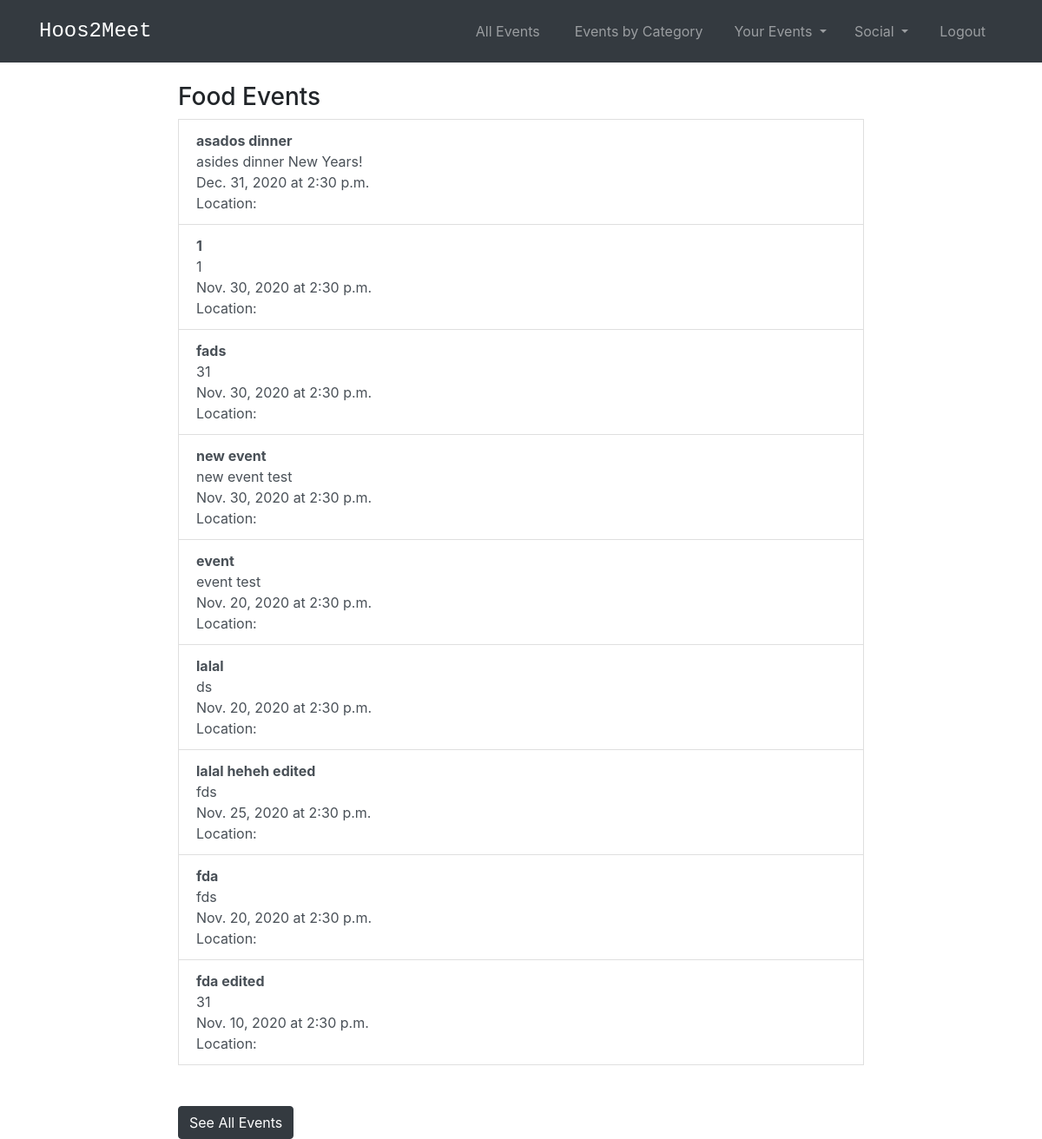
/events/category/Food/ (signed in), run on the app's committed database.
### events/models.py (models this page shows, shortened)
class Event(models.Model):
    title_text = models.CharField("Event Name", max_length=255)
    location_text = models.CharField("Location", max_length=100)
    date = models.DateField(default=datetime.date.today)
    time = models.TimeField(default = '14:30',help_text="Enter in 24 hour format (eg - 2:45 or 16:45)")
    category_text = models.CharField("Category", max_length=255,default = 'Uncategorized')
    description_text = models.CharField("Description", max_length=200)
    organizer = models.ForeignKey(User, default = 1, on_delete=models.CASCADE,related_name='organizer')
    location=PlacesField()
    rsvps = models.ManyToManyField(User, related_name='rsvps') #blank=True )
    """"
    def get_absolute_url(self):
        return reverse('events:detail', kwargs={'pk': self.pk})
    """

### events/views.py (the view)
# urls.py: path('category/<str:cats>/', views.CategoryView, name='category'),
def CategoryView(request, cats):
    category_events = Event.objects.filter(category_text=cats)
    return render(request, 'events/categories.html', {'cats':cats, 'category_events':category_events})

### events/templates/events/categories.html (shortened to what this page needs)
<!DOCTYPE html>
<head>
  {% extends 'base.html' %}
  {% load static %}
  {% load socialaccount %}
{% block content %}
{% if user.is_authenticated %}
{% if category_events %}
    <h3>{{ cats }} Events </h3>
    {% for event in category_events %}
        <a href="{% url 'events:detail' event.id %}" class = 'list-group-item list-group-item-action'><b>{{event.title_text}}</b><br> {{event.description_text}}<br>{{event.date}} at {{event.time}}<br>Location: {{event.location_text}}</a></li>
    {% endfor %}
{% else %}
    <h3>No Events in {{cats}} Category</h3>
{% endif %}
<br><br>
<a class="btn btn-dark" href="{% url 'events:event_list' %}">See All Events</a></li>
{% endif %}
{% endblock %}

### templates/base.html (shortened to what this page needs)
<!DOCTYPE html>
<html lang='en'>
    <head>
        <link rel="stylesheet" href="https://stackpath.bootstrapcdn.com/bootstrap/4.3.1/css/bootstrap.min.css">
       <link href="https://cdn.jsdelivr.net/gh/gitbrent/bootstrap4-toggle@3.6.1/css/bootstrap4-toggle.min.css" rel="stylesheet">
        {% load socialaccount %}
    </head>
    <body>
      <nav class="navbar navbar-expand-lg navbar-dark bg-dark fixed-top" id="mainNav">
        <div class="container">
            <a class="navbar-brand js-scroll-trigger" href="{% url 'home' %}">Hoos2Meet</a>
            {% if user.is_authenticated %}
            <div class="collapse navbar-collapse" id="navbarResponsive">
                <ul class="navbar-nav ml-auto my-2 my-lg-0">
                    <li class="nav-item mx-0 mx-lg-1"><a class="nav-link py-3 px-0 px-lg-3 rounded js-scroll-trigger" href="{% url 'events:event_list' %}">All Events</a></li>
                    {% if cat_menu %}
                    <li class="nav-item dropdown ">
                        <a class="nav-link py-3 px-0 px-lg-3 dropdown-toggle" href="#" id="navbarDropdown" role="button" data-toggle="dropdown" aria-haspopup="true" aria-expanded="false">
                          Events by Category
                        </a>
                        <div class="dropdown-menu" aria-labelledby="navbarDropdown">
                          {% for item in cat_menu %}
                            <a class='dropdown-item' href="{%url 'events:category' item %}">{{item}}</a>
                          {% endfor %}
                        </div>
                      </li>
                    {%else%}
                        <li class="nav-item mx-0 mx-lg-1"><a class="nav-link py-3 px-0 px-lg-3 rounded js-scroll-trigger" href="{% url 'events:category-list' %}">Events by Category</a></li>
                    {% endif %}
                    <li class="nav-item dropdown ">
                      <a class="nav-link py-3 px-0 px-lg-3 dropdown-toggle" href="#" id="navbarDropdown" role="button" data-toggle="dropdown" aria-haspopup="true" aria-expanded="false">
                        Your Events
                      </a>
                  </li>
                    <li class="nav-item dropdown ">
                        <a class="nav-link py-3 px-0 px-lg-3 dropdown-toggle" href="#" id="navbarDropdown" role="button" data-toggle="dropdown" aria-haspopup="true" aria-expanded="false">
                          Social
                        </a>
                    </li>
                    <li class="nav-item mx-0 mx-lg-1"><a class="nav-link py-3 px-0 px-lg-3 rounded js-scroll-trigger" href="/accounts/logout">Logout</a></li>
                </ul>
            </div>
        </div>
        {% endif %}
      </nav>
    <div id='content', name='content', class='main'>
        <div class="row justify-content-center">
            <div class="col-8">
                {% block content %}
                {% endblock content %}
            </div>
        </div>
    </div>
  </body>
</html>

### templates/base.html (style rules this page uses)
body { padding-top: 70px; }
.navbar-brand { font-family:Rockwell,Courier Bold,Courier,Georgia,Times,Times New Roman,serif; font-size: x-large; }

### data on the page
Event: title_text "asados dinner", description_text "asides dinner New Years!", date "Dec. 31, 2020", time "2:30 p.m."
Event: title_text "1", description_text "1", date "Nov. 30, 2020", time "2:30 p.m."
Event: title_text "fads", description_text "31", date "Nov. 30, 2020", time "2:30 p.m."
Event: title_text "new event", description_text "new event test", date "Nov. 30, 2020", time "2:30 p.m."
Event: title_text "event", description_text "event test", date "Nov. 20, 2020", time "2:30 p.m."
Event: title_text "lalal", description_text "ds", date "Nov. 20, 2020", time "2:30 p.m."
Event: title_text "lalal heheh edited", description_text "fds", date "Nov. 25, 2020", time "2:30 p.m."
Event: title_text "fda", description_text "fds", date "Nov. 20, 2020", time "2:30 p.m."
Event: title_text "fda edited", description_text "31", date "Nov. 10, 2020", time "2:30 p.m."

### other printed values
{{ cats }} "Food"
